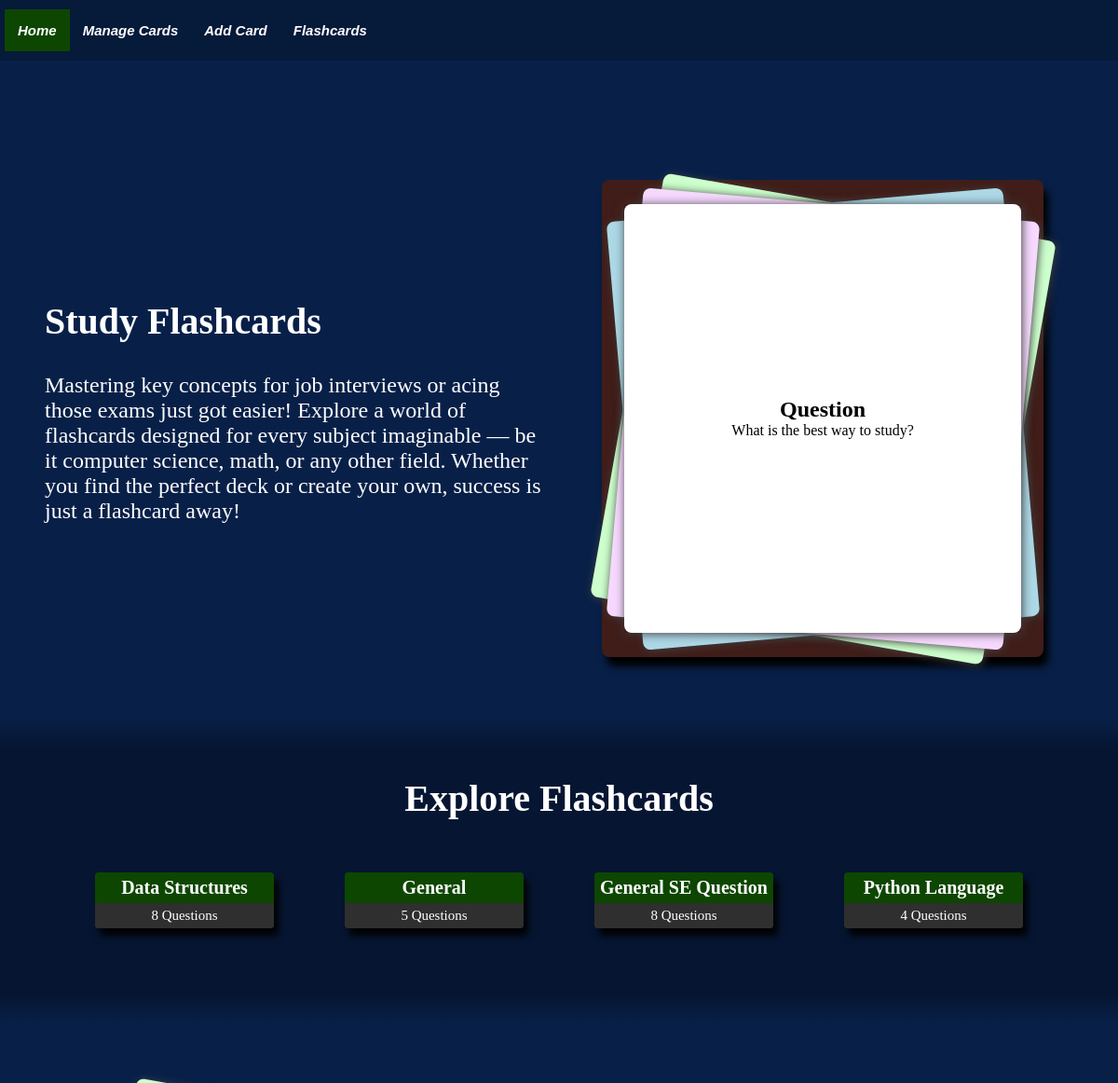
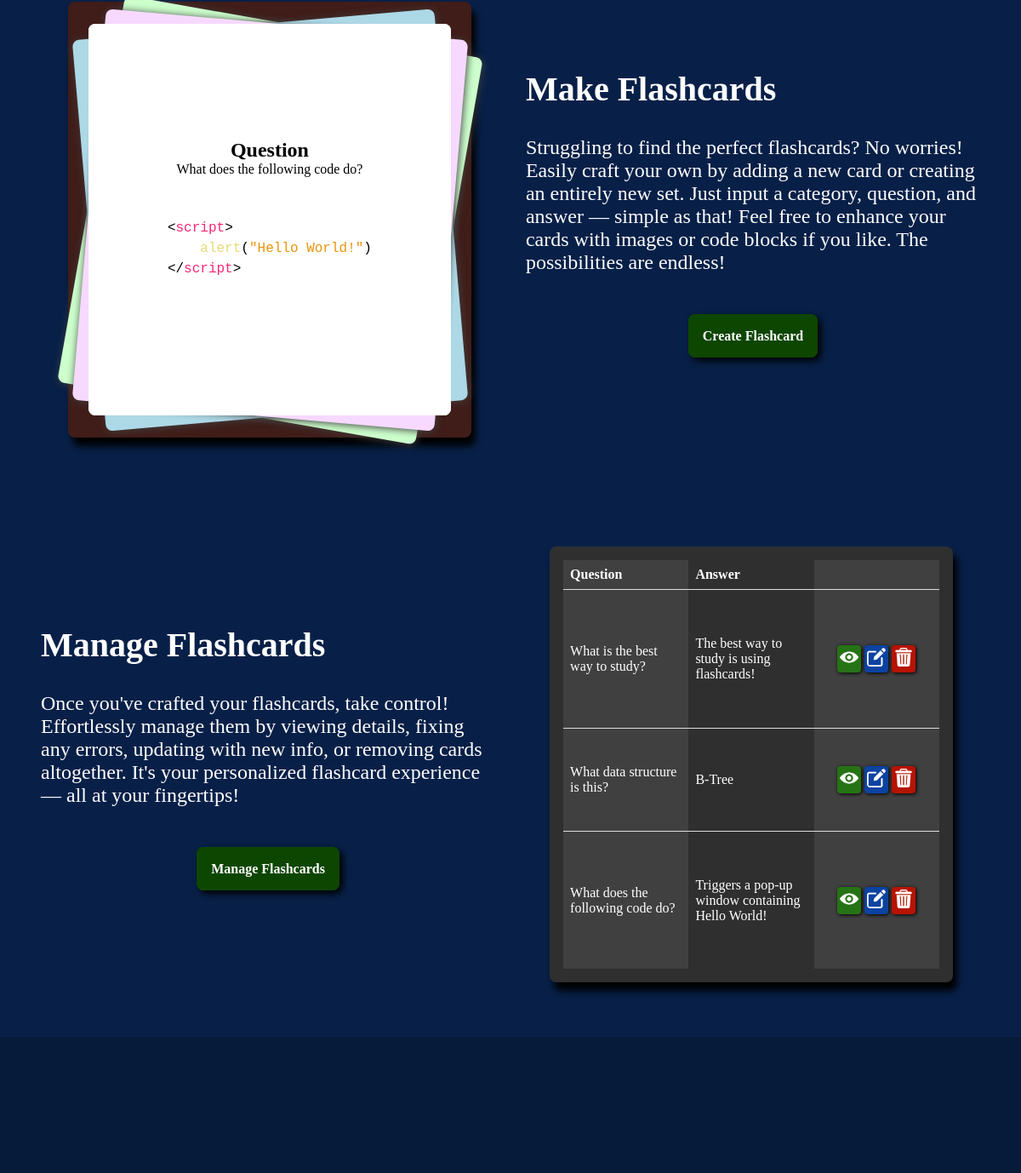
The page /home on the database its author committed (2 pictures, top to bottom).
### tables this page shows
CREATE TABLE Flashcards(
                    cid INTEGER PRIMARY KEY AUTOINCREMENT,
                    category TEXT NOT NULL,
                    question TEXT,
                    answer TEXT,
                    qid INTEGER REFERENCES Figure(fid), 
                    aid INTEGER REFERENCES Figure(fid)
            );

### app.py (the view)
@app.route("/")
@app.route("/home")
def home():
    categories = database.view_allcategories()
    return render_template('home.html', nav_id="home-page", categories=categories)

### templates/home.html (shortened to what this page needs)
{% extends "base.html" %}
{% block content %}
<div class="home-element home-study">
    <div class="section">
        <div class="header">Study Flashcards</div>
        <div class="description">
            Mastering key concepts for job interviews or acing those exams just got easier! Explore a world of flashcards designed
            for every subject imaginable — be it computer science, math, or any other field. Whether you find the perfect deck or
            create your own, success is just a flashcard away!
        </div>
    </div>
    <div class="display-section">
        <div class="flashcard-display" id="display-study-cards">
            <div class="flip-flashcard">
                <div class="card-content-flip" id="card-content-flip">
                    <div class="display-side display-front">
                        <h2>Question</h2>
                        <p>What is the best way to study?</p>
                    </div>
                    <div class="display-side display-back">
                        <h2>Answer</h2>
                        <p>The best way to study is using flashcards!</p>
                    </div>
                </div>
            </div>
        </div>
    </div>
</div>
<div class="gradient-border-top"></div>
<div class="home-element-col">
    <div class="section-center">
        <div class="header-center">Explore Flashcards</div>
    </div>
    <div class="categories">
        {% for category, count in categories.items() %}
        <a class="category" href="{{ url_for('flashcard_route', category=category) | escape }}">
            <div>
                {{ category | escape }}
            </div>
            <div>
                {{ count | escape }} Questions
            </div>
        </a>
        {% endfor %}
    </div>
</div>
<div class="gradient-border-bottom"></div>
<div class="home-element home-make">
    <div class="display-section">
        <div class="flashcard-display" id="display-make-cards">
            <div class="slide-flashcard">
                <div class="card-content-slide" id="card-0">
                    <div class="display-side display-front">
                        <h2>Question</h2>
                        <p>What data structure is this?</p>
                    </div>
                </div>
                <div class="card-content-slide" id="card-1">
                    <div class="display-side display-front">
                        <h2>Question</h2>
                        <p>What does the following code do?</p>
                        <pre><code class="language-html">
&#60;&#47;script&#62;</code></pre>
                    </div>
                </div>
            </div>
        </div>
    </div>
    <div class="section">
        <div class="header">Make Flashcards</div>
        <div class="description">
            Struggling to find the perfect flashcards? No worries! Easily craft your own by adding a new card or creating an
            entirely new set. Just input a category, question, and answer — simple as that! Feel free to enhance your cards with
            images or code blocks if you like. The possibilities are endless!
        </div>
        <div class="home-button">
            <a href="{{  url_for('add_flashcard_route')  }}">Create Flashcard</a>
        </div>
    </div>
</div>
<div class="home-element home-manage">
    <div class="section">
        <div class="header">Manage Flashcards</div>
        <div class="description">
            Once you've crafted your flashcards, take control! Effortlessly manage them by viewing details, fixing any errors,
            updating with new info, or removing cards altogether. It's your personalized flashcard experience — all at your
            fingertips!
        </div>
        <div class="home-button">
            <a href="{{  url_for('manage_flashcards_route')  }}">Manage Flashcards</a>
        </div>
    </div>
    <div class="display-section">
        <div class="flashcard-display" id="display-manage-cards">
            <table class="display-table">
                <thead>
                    <tr>
                        <th>Question</th>
                        <th>Answer</th>
                        <th></th>
                    </tr>
                </thead>
                <tbody>
                    <tr>
                        <td class="display-flash-cell">What is the best way to study?</td>
                        <td class="display-flash-cell">The best way to study is using flashcards!</td>
                        <td class="action-cells">
                            <div class="action-links">
                                <div class="action-cell view-cell">
                                    <img class="icon-button" src="{{ url_for('static', filename='images/icons/view.png') }}" alt="view">
                                </div>
                                <div class="action-cell edit-cell">
                                    <img class="icon-button" src="{{ url_for('static', filename='images/icons/edit.png') }}" alt="edit">
                                </div>
                                <div class="action-cell dlt-cell">
                                    <img class="icon-button" src="{{ url_for('static', filename='images/icons/delete.png') }}" alt="delete">
                                </div>
                            </div>
                        </td>
                    </tr>
                    <tr>
                        <td class="display-flash-cell">What data structure is this?</td>
                        <td class="display-flash-cell">B-Tree</td>
                        <td class="action-cells">
                            <div class="action-links">
                                <div class="action-cell view-cell">
                                    <img class="icon-button" src="{{ url_for('static', filename='images/icons/view.png') }}" alt="view">
                                </div>
                                <div class="action-cell edit-cell">
                                    <img class="icon-button" src="{{ url_for('static', filename='images/icons/edit.png') }}" alt="edit">
                                </div>
                                <div class="action-cell dlt-cell">
                                    <img class="icon-button" src="{{ url_for('static', filename='images/icons/delete.png') }}" alt="delete">
                                </div>
                            </div>
                        </td>
                    </tr>
                    <tr>
                        <td class="display-flash-cell">What does the following code do?</td>
                        <td class="display-flash-cell">Triggers a pop-up window containing Hello World!</td>
                        <td class="action-cells">
                            <div class="action-links">
                                <div class="action-cell view-cell">
                                    <img class="icon-button" src="{{ url_for('static', filename='images/icons/view.png') }}" alt="view">
                                </div>
                                <div class="action-cell edit-cell">
                                    <img class="icon-button" src="{{ url_for('static', filename='images/icons/edit.png') }}" alt="edit">
                                </div>
                                <div class="action-cell dlt-cell">
                                    <img class="icon-button" src="{{ url_for('static', filename='images/icons/delete.png') }}" alt="delete">
                                </div>
                            </div>
                        </td>
                    </tr>
                </tbody>
            </table>
        </div>
    </div>
</div>
{% endblock %}

### static/css/base.css (style rules this page uses)
* { padding: 0; margin: 0; box-sizing: border-box; }
body { background-color: #082048; font-family: 'Times New Roman', Times, serif; width: 100%; position: relative; display: flex; flex-direction: column; min-height: 100vh; }
.icon-button { border-radius: 4px; height: auto; width: fit-content; max-height: 100%; max-width: 100%; }
.home-element { display:flex; flex-direction: row; min-height: 80vh; height: fit-content; padding: 2rem; }
.home-element-col { display: flex; flex-direction: column; padding: 2rem; background-color: #061632; }
.section { width: 50%; margin: auto 1rem; }
.section-center { text-align: center; }
.header { color: #FFFFFF; font-family: cursive; font-weight: bolder; font-size: 2.5rem; padding-bottom: 1rem; }
.header-center { text-align: center; color: #FFFFFF; font-family: cursive; font-weight: bolder; font-size: 2.5rem; padding-bottom: 1rem; }
.description { color: #FFFFFF; font-size: 1.5rem; padding: 1rem 0; }
#display-study-cards, #display-make-cards { background-color: #401D19; }
#display-manage-cards { background-color: #2f2f2f; color: #FFFFFF; }
.categories { display: flex; flex-wrap: wrap; justify-content: space-around; margin: 2rem; }
.category { display: flex; flex-direction: column; text-decoration: none; text-align: center; color: #FFFFFF; background-color: #0d4600; border-radius: 4px; min-width: 12rem; box-shadow: 5px 8px 8px #000; margin: 0.5rem; overflow: hidden; }
.category div:nth-child(1) { padding: 5px; font-weight: bolder; font-size: 20px; }
.category div:nth-child(2) { background-color: #2f2f2f; padding: 5px; font-size: 15px; }
.home-button { text-align: center; margin: 3rem 0 2rem 0; }
.home-button a { background-color: #0d4600; text-decoration: none; padding: 1rem; color: #FFFFFF; font-weight: bolder; border-radius: 8px; border: 1px solid #0d4600; transition: background-color 0.3s ease-in-out; box-shadow: 4px 4px 8px #000; }
.gradient-border-top { width: 100%; height: 2rem; background: linear-gradient(to bottom, #082048, #061632); }
.gradient-border-bottom { width: 100%; height: 2rem; background: linear-gradient(to top, #082048, #061632); }
.display-section { width: 50%; min-height: 22rem; display: flex; flex-wrap: wrap; justify-content: space-around; padding: 2rem; margin: 0 1rem; overflow: hidden; }
.flashcard-display { width: 100%; height: 100%; display: flex; flex-wrap: wrap; justify-content: space-around; border-radius: 8px; z-index: 0; box-shadow: 5px 10px 8px #000; }
.flip-flashcard, .slide-flashcard { position: relative; margin: auto 0; width: 90%; height: 90%; }
.card-content-flip { position: relative; width: 100%; height: 100%; text-align: center; transform-style: preserve-3d; transition: transform 0.9s; box-shadow: 1px 1px 10px #404040; }
.card-content-slide { position: absolute; left: 0; top: 0; width: 100%; height: 100%; overflow: hidden; display: flex; transition: opacity 1s ease; }
.display-side { backface-visibility: hidden; display: flex; flex-direction: column; justify-content: center; align-items: center; border-radius: 8px; padding: 2rem; }
.display-front, .display-back { background-color: #FFFFFF; position: absolute; width: 100%; height: 100%; }
.display-back { transform: rotateY(180deg); }
.card-content-slide:not(.active-card) { opacity: 1; }
.display-table { margin: 1rem; }
table { width: 100%; table-layout: fixed; border-collapse: collapse; }
th, td { text-align: left; border-bottom: 1px solid #ddd; padding: 8px; }
td:nth-child(odd), th:nth-child(odd) { background-color: #404040; }
tr:last-child td { border-bottom: none; }
.action-cells { text-align: center; justify-content: space-around; }
.action-links { display: flex; justify-content: center; min-width: 6rem; }
.action-cell { text-decoration: none; padding: 3px; margin: 0 2px; border-radius: 4px; color: #FFFFFF; width: 1.75rem; min-width: 1.75rem; box-shadow: 1px 1px 4px #000; }
.view-cell { background-color: #267315; }
.edit-cell { background-color: #0c43a1; }
.delete-cell, .dlt-cell { background-color: #b71301; }

### rows shown on the page
Flashcards: category "General", cid "5"
Flashcards: category "General SE Question", cid "8"
Flashcards: category "Python Language", aid "4"

### other values the page prints
{{ category | escape }} "Data Structures"
{{ count | escape }} "8"
